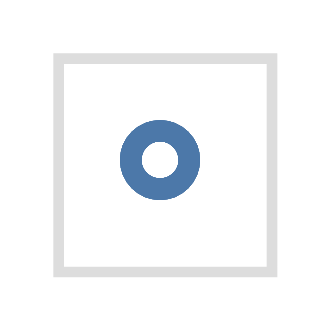

Specify this chart in Vega-Lite:
### Vega specification from a JSON file in a GitHub repository (floating-point values rounded to 4 significant figures)
{"$schema": "https://vega.github.io/schema/vega/v4.json", "autosize": "pad", "padding": 5, "width": 20, "height": 20, "style": "cell", "data": [{"name": "source_0", "values": [{"a": "C", "b": 2}, {"a": "C", "b": 7}, {"a": "C", "b": 4}, {"a": "D", "b": 1}, {"a": "D", "b": 2}, {"a": "D", "b": 6}, {"a": "E", "b": 8}, {"a": "E", "b": 4}, {"a": "E", "b": 7}]}], "marks": [{"name": "marks", "type": "symbol", "style": ["point"], "from": {"data": "source_0"}, "encode": {"update": {"opacity": {"value": 0.7}, "fill": {"value": "transparent"}, "stroke": {"value": "#4c78a8"}, "x": {"signal": "width", "mult": 0.5}, "y": {"signal": "height", "mult": 0.5}}}}], "config": {"axisY": {"minExtent": 30}}}
